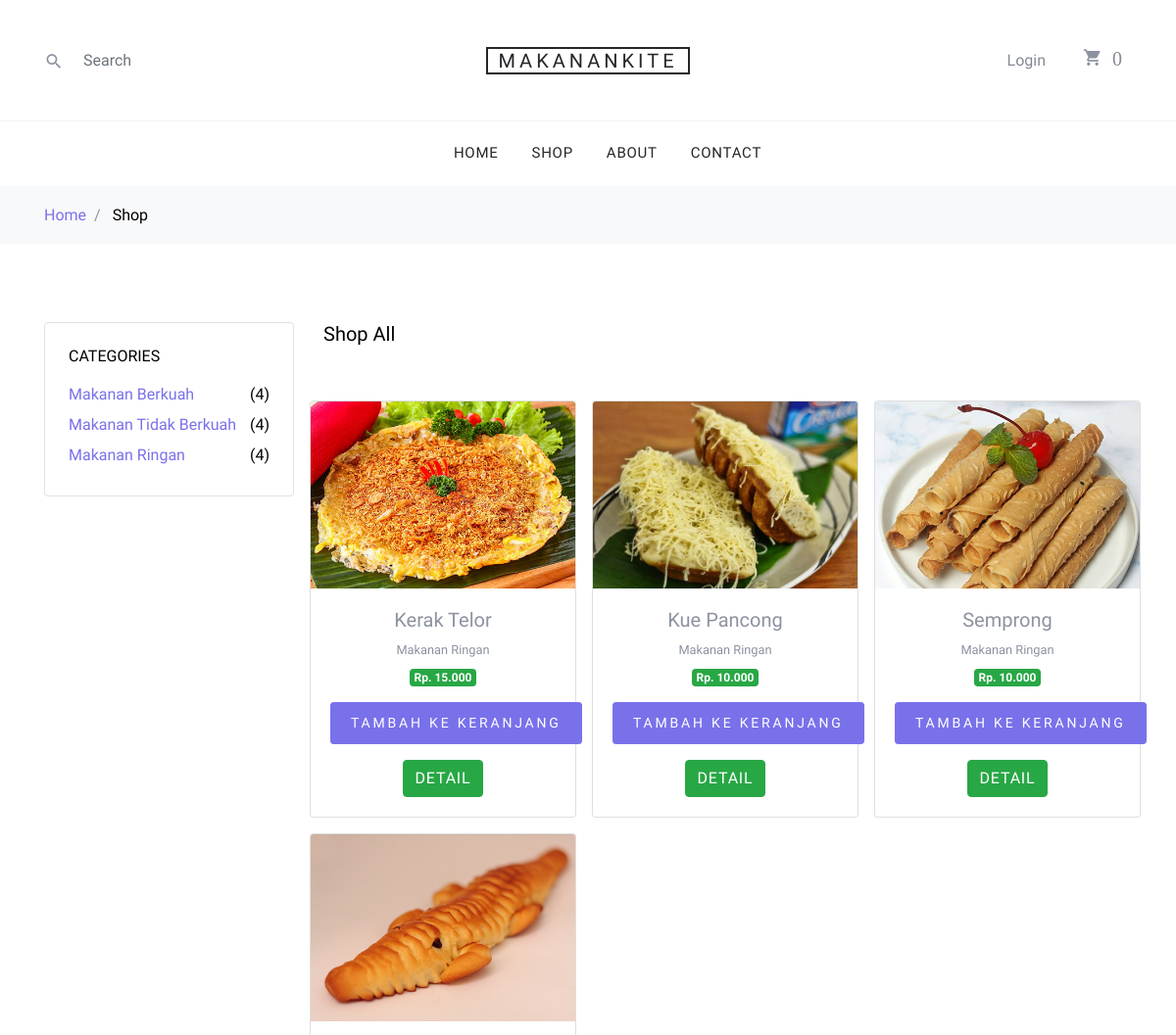
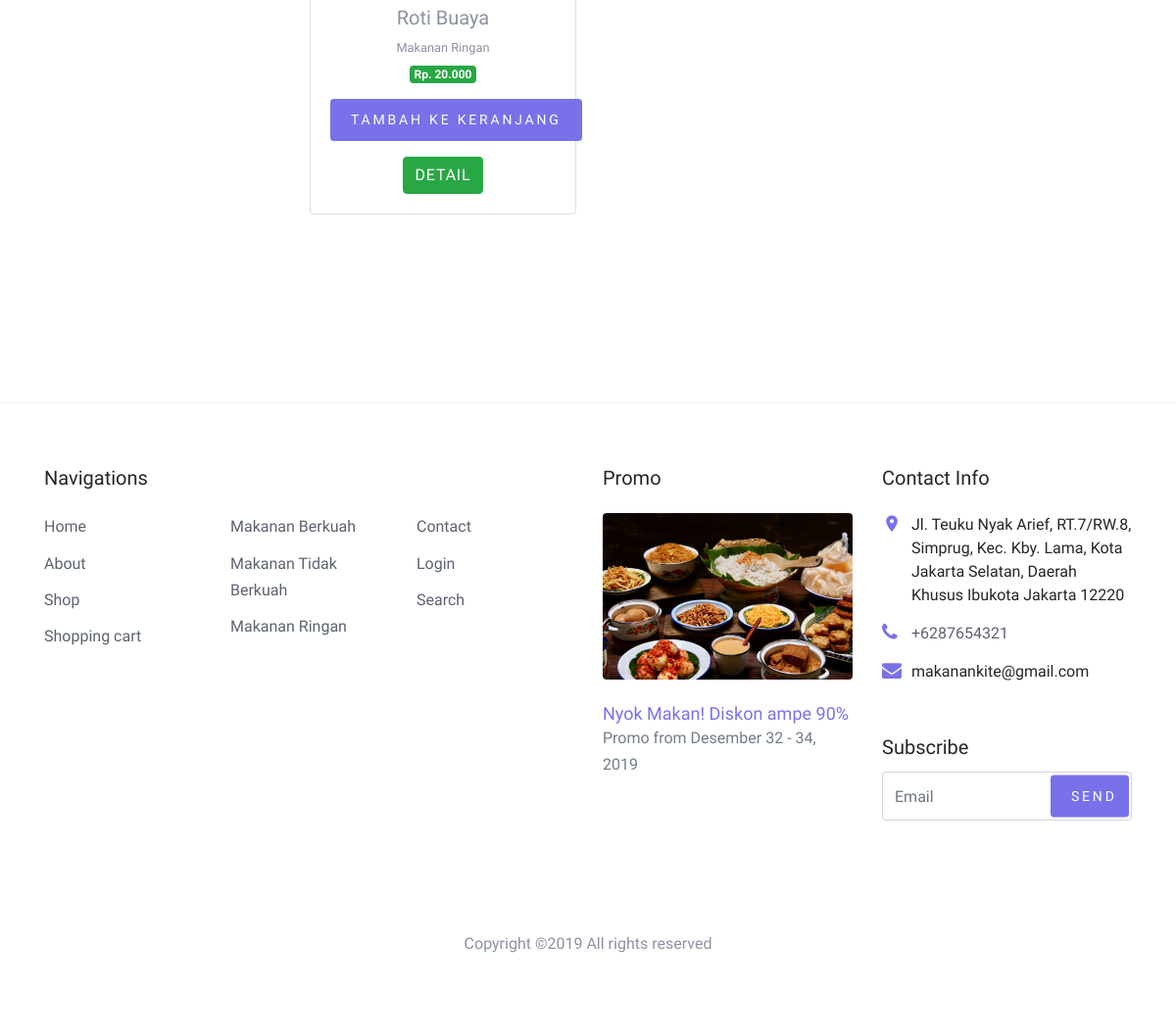
Screenshot of /index.php/kategori/makanan_ringan with the database file from the repository (2 pictures, top to bottom).
### tables this page shows
CREATE TABLE `tb_barang` (
  `id_brg` int(11) NOT NULL,
  `nama_brg` varchar(120) NOT NULL,
  `keterangan` text NOT NULL,
  `kategori` varchar(60) NOT NULL,
  `harga` int(11) NOT NULL,
  `stok` int(4) NOT NULL,
  `gambar` text NOT NULL
);

### application/controllers/kategori.php (called while the page is built, shortened)
<?php
class Kategori extends CI_Controller{
	public function makanan_ringan(){
		$data['makanan_ringan'] = $this->model_kategori->data_makanan_ringan()->result();
		$this->load->view('templates/header');
		$this->load->view('home/makanan_ringan',$data);
		$this->load->view('templates/footer');
	}
}

### index.php (called while the page is built, shortened)
<?php
require_once BASEPATH.'core/CodeIgniter.php';

### application/models/model_kategori.php (called while the page is built, shortened)
<?php
class Model_kategori extends CI_Model
{
	public function data_makanan_ringan(){
		return $this->db->get_where("tb_barang", array('kategori' => 'makanan ringan'));
	}
}

### application/views/home/makanan_ringan.php (the view)
<div class="bg-light py-3">
      <div class="container">
        <div class="row">
          <div class="col-md-12 mb-0"><a href="<?php base_url();?>home">Home</a><span class="mx-2 mb-0">/</span> <strong class="text-black">Shop</strong></div>
        </div>
      </div>
    </div>
    <div class="site-section">
      <div class="container">
        <div class="row mb-5">
          <div class="col-md-9 order-2">
            <div class="row">
              <div class="col-md-12">
                <div class="float-md-left mb-4"><h2 class="text-black h5">Shop All</h2></div>
              </div>
            </div>
            <div class="row mb-5">
              <div class="row text-center mt-4">
                <?php foreach ($makanan_ringan as $brg) : ?>
                  <div class="card ml-3 mb-3" style="width: 17rem;">
                    <img src="<?php echo base_url().'/uploads/'.$brg->gambar?>" class="card-img-top" alt="...">
                    <div class="card-body">
                      <h5 class="card-title mb-1"><?php echo $brg->nama_brg ?></h5>
                      <small><?php echo $brg->kategori ?></small> <br>
                      <span class="badge badge-success mb-3">Rp. <?php echo number_format($brg->harga, 0,',','.' ) ?></span> <br>
                      <?php  echo anchor('shop/tambah_ke_keranjang/'.$brg->id_brg, '<div class="btn btn-sm btn-primary mb-3" >Tambah ke Keranjang</div>')   ?>
                       <?php  echo anchor('shop/detail/'.$brg->id_brg, '<div class="btn btn-xs btn-success" >Detail</div>')   ?>
                    </div>
                  </div>
                <?php endforeach; ?>
              </div>
            </div>
          </div>
          <div class="col-md-3 order-1 mb-5 mb-md-0">
            <div class="border p-4 rounded mb-4">
              <h3 class="mb-3 h6 text-uppercase text-black d-block">Categories</h3>
               <ul class="list-unstyled mb-0">
                <li class="mb-1"><a href="<?php echo base_url('kategori/makanan_berkuah') ?>" class="d-flex"><span>Makanan Berkuah</span> <span class="text-black ml-auto">(4)</span></a></li>
                <li class="mb-1"><a href="<?php echo base_url('kategori/makanan_tberkuah') ?>" class="d-flex"><span>Makanan Tidak Berkuah</span> <span class="text-black ml-auto">(4)</span></a></li>
                <li class="mb-1"><a href="<?php echo base_url('kategori/makanan_ringan') ?>" class="d-flex"><span>Makanan Ringan</span> <span class="text-black ml-auto">(4)</span></a></li>
              </ul>
            </div>
          </div>
        </div>
      </div>
    </div>

### assets/css/style.css (style rules this page uses)
body { line-height: 1.7; color: #8c92a0; font-weight: 300; font-size: 16px; }
a { -webkit-transition: .3s all ease; -o-transition: .3s all ease; transition: .3s all ease; }
.text-black { color: #000; }
.btn { text-transform: uppercase; position: relative; -webkit-transition: 0.2s all ease-in-out !important; -o-transition: 0.2s all ease-in-out !important; transition: 0.2s all ease-in-out !important; top: 0; letter-spacing: .05em; }
.btn.btn-sm { font-size: 14px !important; padding: 10px 20px !important; }
.btn.btn-primary { font-size: 17px; font-weight: 300; letter-spacing: .2em; }
.site-section { padding: 2.5em 0; }
@media (min-width: 768px) { .site-section { padding: 5em 0; } }
.site-navbar a { color: #868995; }
.site-navbar .site-top-icons ul li a { margin-right: 10px; }

### rows the page displays
tb_barang: gambar (picture), nama_brg "Kerak Telor", kategori "Makanan Ringan", harga "15.000", id_brg "TAMBAH KE KERANJANG", id_brg "DETAIL"
tb_barang: gambar (picture), nama_brg "Kue Pancong", kategori "Makanan Ringan", harga "10.000", id_brg "TAMBAH KE KERANJANG", id_brg "DETAIL"
tb_barang: gambar (picture), nama_brg "Semprong", kategori "Makanan Ringan", harga "10.000", id_brg "TAMBAH KE KERANJANG", id_brg "DETAIL"
tb_barang: gambar (picture), nama_brg "Roti Buaya", kategori "Makanan Ringan", harga "20.000", id_brg "TAMBAH KE KERANJANG", id_brg "DETAIL"

### other values shown
anchor('auth/login', 'Login') "Login"
anchor('cart', $keranjang) "0"
